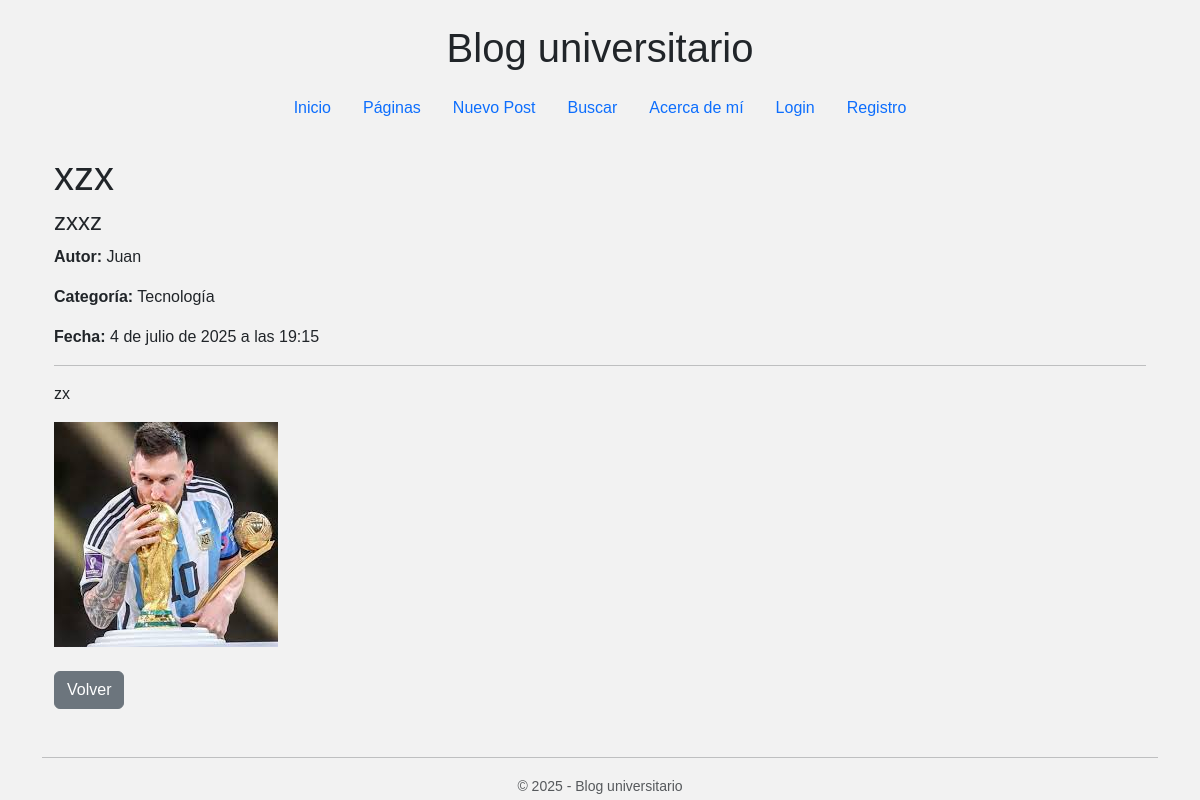
Screenshot of /pages/3/ with the database file from the repository.
### core/models.py (models this page shows, shortened)
class Post(models.Model):
    titulo = models.CharField(max_length=200)
    subtitulo = models.CharField(max_length=200,blank=True)
    contenido = RichTextField()  # texto enriquecido
    imagen = models.ImageField(upload_to='posts/', null=True, blank=True)
    fecha = models.DateTimeField(auto_now_add=True)
    autor = models.ForeignKey(Autor, on_delete=models.CASCADE)
    categoria = models.ForeignKey(Categoria, on_delete=models.SET_NULL, null=True)

class Autor(models.Model):
    user = models.OneToOneField(User, on_delete=models.CASCADE)
    nombre = models.CharField(max_length=100)
    email = models.EmailField()
    def __str__(self):
        return self.nombre

class Categoria(models.Model):
    nombre = models.CharField(max_length=100)
    def __str__(self):
        return self.nombre

### core/views.py (the view)
# urls.py: path('pages/<int:pk>/', PostDetailView.as_view(), name='page-detail'),
class PostDetailView(DetailView):
    model = Post
    template_name = 'core/page_detail.html'
    context_object_name = 'post'

### core/templates/core/page_detail.html (shortened to what this page needs)
{% extends 'core/base.html' %}
{% block content %}
<div class="container">
    <h1>{{ post.titulo }}</h1>
    <h4>{{ post.subtitulo }}</h4>
    <p><strong>Autor:</strong> {{ post.autor }}</p>
    <p><strong>Categoría:</strong> {{ post.categoria }}</p>
    <p><strong>Fecha:</strong> {{ post.fecha }}</p>
    <hr>
    <div>
        {{ post.contenido|safe }}
    </div>
    {% if post.imagen %}
        <div class="mt-3">
            <img src="{{ post.imagen.url }}" class="img-fluid" alt="Imagen del post">
        </div>
    {% endif %}
    <br>
    <a href="{% url 'pages' %}" class="btn btn-secondary">Volver</a>
</div>
{% endblock %}

### core/static/css/estilos.css (style rules this page uses)
body { background-color: #f2f2f2; font-family: Arial, sans-serif; }

### rows the page displays
Post: titulo "xzx", subtitulo "zxxz", autor "Juan", categoria "Tecnología", fecha "4 de julio de 2025 a las 19:15", contenido "zx", imagen (picture)

### other values shown
{{ year|default:2025 }} "2025"
